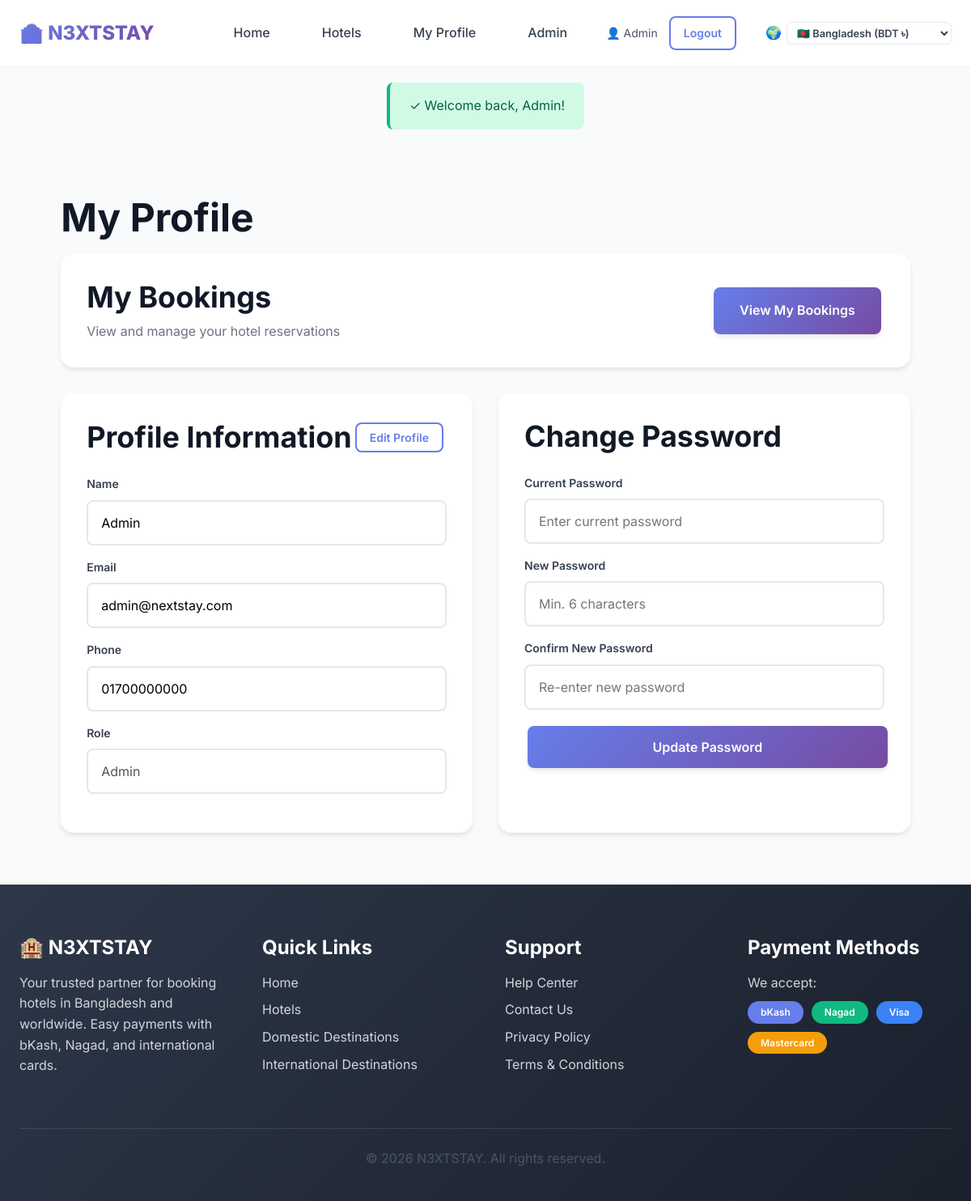
The app's page /profile.php (signed in) with its own data.
### tables this page shows
CREATE TABLE IF NOT EXISTS users (
    id INT PRIMARY KEY AUTO_INCREMENT,
    name VARCHAR(100) NOT NULL,
    email VARCHAR(100) UNIQUE NOT NULL,
    phone VARCHAR(20),
    password VARCHAR(255) NOT NULL,
    role ENUM('user', 'admin') DEFAULT 'user',
    created_at TIMESTAMP DEFAULT CURRENT_TIMESTAMP,
    updated_at TIMESTAMP DEFAULT CURRENT_TIMESTAMP ON UPDATE CURRENT_TIMESTAMP,
    INDEX idx_email (email),
    INDEX idx_role (role)
);

### includes/Session.php (called while the page is built, shortened)
<?php
class Session
{
    public static function get($key, $default = null)
    {
        return isset($_SESSION[$key]) ? $_SESSION[$key] : $default;
    }
}

### profile.php (the view, shortened to what this page needs)
<?php
require_once __DIR__ . '/includes/header.php';
$db = Database::getInstance();
$conn = $db->getConnection();
$userId = Session::get('user_id');
$stmt = $conn->prepare("SELECT * FROM users WHERE id = ?");
$stmt->bind_param("i", $userId);
$stmt->execute();
$user = $stmt->get_result()->fetch_assoc();
?>
<div class="container" style="padding: 4rem 0;">
    <h1>My Profile</h1>
    <div
        style="background: white; padding: 2rem; border-radius: 1rem; box-shadow: var(--shadow-md); margin-bottom: 2rem; display: flex; justify-content: space-between; align-items: center;">
        <div>
            <h2 style="margin: 0 0 0.5rem 0;">My Bookings</h2>
            <p style="margin: 0; color: var(--gray-500);">View and manage your hotel reservations</p>
        </div>
        <a href="my-bookings.php" class="btn btn-primary">
            View My Bookings
        </a>
    </div>
    <div style="display: grid; grid-template-columns: 1fr 1fr; gap: 2rem; max-width: 1200px;">
        <div style="background: white; padding: 2rem; border-radius: 1rem; box-shadow: var(--shadow-md);">
            <div style="display: flex; justify-content: space-between; align-items: center; margin-bottom: 1.5rem;">
                <h2 style="margin: 0;">Profile Information</h2>
                <button id="toggleEditBtn" class="btn btn-outline btn-sm" onclick="toggleEdit()">
                    <span id="editBtnText">Edit Profile</span>
                </button>
            </div>
            <form id="profileForm">
                <div class="form-group">
                    <label class="form-label">Name</label>
                    <input type="text" name="name" id="name" class="form-input"
                        value="<?php echo htmlspecialchars($user['name']); ?>" readonly required>
                </div>
                <div class="form-group">
                    <label class="form-label">Email</label>
                    <input type="email" name="email" id="email" class="form-input"
                        value="<?php echo htmlspecialchars($user['email']); ?>" readonly required>
                </div>
                <div class="form-group">
                    <label class="form-label">Phone</label>
                    <input type="tel" name="phone" id="phone" class="form-input"
                        value="<?php echo htmlspecialchars($user['phone']); ?>" readonly required>
                </div>
                <div class="form-group">
                    <label class="form-label">Role</label>
                    <input type="text" class="form-input" value="<?php echo ucfirst($user['role']); ?>" readonly
                        disabled>
                </div>
            </form>
        </div>
        <div style="background: white; padding: 2rem; border-radius: 1rem; box-shadow: var(--shadow-md);">
            <h2 style="margin: 0 0 1.5rem 0;">Change Password</h2>
            <form id="passwordForm">
                <div class="form-group">
                    <label class="form-label">Current Password</label>
                    <input type="password" name="current_password" class="form-input"
                        placeholder="Enter current password">
                </div>
                <div class="form-group">
                    <label class="form-label">New Password</label>
                    <input type="password" name="new_password" class="form-input" placeholder="Min. 6 characters"
                        minlength="6">
                </div>
                <div class="form-group">
                    <label class="form-label">Confirm New Password</label>
                    <input type="password" name="confirm_password" class="form-input"
                        placeholder="Re-enter new password" minlength="6">
                </div>
                <button type="submit" class="btn btn-primary" style="width: 100%;">Update Password</button>
            </form>
        </div>
    </div>
</div>
<?php require_once __DIR__ . '/includes/footer.php'; ?>

### assets/css/style.css (style rules this page uses)
:root { --primary: #667eea; --primary-dark: #5a67d8; --secondary: #764ba2; --accent: #f093fb; --gradient-primary: linear-gradient(135deg, #667eea 0%, #764ba2 100%); --gradient-secondary: linear-gradient(135deg, #f093fb 0%, #f5576c 100%); --gradient-accent: linear-gradient(135deg, #4facfe 0%, #00f2fe 100%); --gradient-dark: linear-gradient(135deg, #2d3748 0%, #1a202c 100%); --white: #ffffff; --black: #000000; --gray-50: #f9fafb; --gray-100: #f3f4f6; --gray-200: #e5e7eb; --gray-300: #d1d5db; --gray-400: #9ca3af; --gray-500: #6b7280; --gray-600: #4b5563; --gray-700: #374151; --gray-800: #1f2937; --gray-900: #111827; --success: #10b981; --warning: #f59e0b; --error: #ef4444; --info: #3b82f6; --spacing-xs: 0.25rem; --spacing-sm: 0.5rem; --spacing-md: 1rem; --spacing-lg: 1.5rem; --spacing-xl: 2rem; --spacing-2xl: 3rem; --spacing-3xl: 4rem; --radius-sm: 0.375rem; --radius-md: 0.5rem; --radius-lg: 0.75rem; --radius-xl: 1rem; --radius-2xl: 1.5rem; --radius-full: 9999px; --shadow-sm: 0 1px 2px 0 rgba(0, 0, 0, 0.05); --shadow-md: 0 4px 6px -1px rgba(0, 0, 0, 0.1); --shadow-lg: 0 10px 15px -3px rgba(0, 0, 0, 0.1); --shadow-xl: 0 20px 25px -5px rgba(0, 0, 0, 0.1); --shadow-2xl: 0 25px 50px -12px rgba(0, 0, 0, 0.25); --transition-fast: 150ms ease-in-out; --transition-base: 300ms ease-in-out; --transition-slow: 500ms ease-in-out; --font-family: 'Inter', -apple-system, BlinkMacSystemFont, 'Segoe UI', sans-serif; --font-size-xs: 0.75rem; --font-size-sm: 0.875rem; --font-size-base: 1rem; --font-size-lg: 1.125rem; --font-size-xl: 1.25rem; --font-size-2xl: 1.5rem; --font-size-3xl: 1.875rem; --font-size-4xl: 2.25rem; --font-size-5xl: 3rem; }
* { margin: 0; padding: 0; box-sizing: border-box; }
html { scroll-behavior: smooth; }
body { font-family: var(--font-family); font-size: var(--font-size-base); line-height: 1.6; color: var(--gray-800); background-color: var(--gray-50); overflow-x: hidden; }
a { text-decoration: none; color: inherit; transition: var(--transition-base); }
button { cursor: pointer; border: none; background: none; font-family: inherit; }
input, textarea, select { font-family: inherit; font-size: inherit; }
.container { max-width: 1200px; margin: 0 auto; margin: 0 auto; padding: 0 var(--spacing-lg); }
body { display: flex; flex-direction: column; min-height: 100vh; }
h1, h2, h3, h4, h5, h6 { font-weight: 700; line-height: 1.2; color: var(--gray-900); margin-bottom: var(--spacing-md); }
h1 { font-size: var(--font-size-5xl); }
h2 { font-size: var(--font-size-4xl); }
p { margin-bottom: var(--spacing-md); color: var(--gray-600); }
.form-group { display: flex; flex-direction: column; gap: var(--spacing-sm); margin-bottom: var(--spacing-md); }
.form-label { font-weight: 600; font-size: var(--font-size-sm); color: var(--gray-700); }
.form-input, .form-select { padding: var(--spacing-md); border: 2px solid var(--gray-200); border-radius: var(--radius-md); transition: var(--transition-base); background: var(--white); }
.btn { display: inline-flex; align-items: center; justify-content: center; gap: var(--spacing-sm); padding: var(--spacing-md) var(--spacing-xl); font-weight: 600; border-radius: var(--radius-md); transition: var(--transition-base); cursor: pointer; border: none; font-size: var(--font-size-base); margin: var(--spacing-xs); }
.btn-primary { background: var(--gradient-primary); color: var(--white); box-shadow: var(--shadow-md); }
.btn-outline { background: transparent; color: var(--primary); border: 2px solid var(--primary); }
.btn-sm { padding: var(--spacing-sm) var(--spacing-md); font-size: var(--font-size-sm); }

### records on screen
users: name "Admin", email "admin@nextstay.com", phone "01700000000", role "Admin"

### other values on screen
SITE_NAME "N3XTSTAY"
Session::getUserName() "Admin"
Session::getFlash('success') "Welcome back, Admin!"
